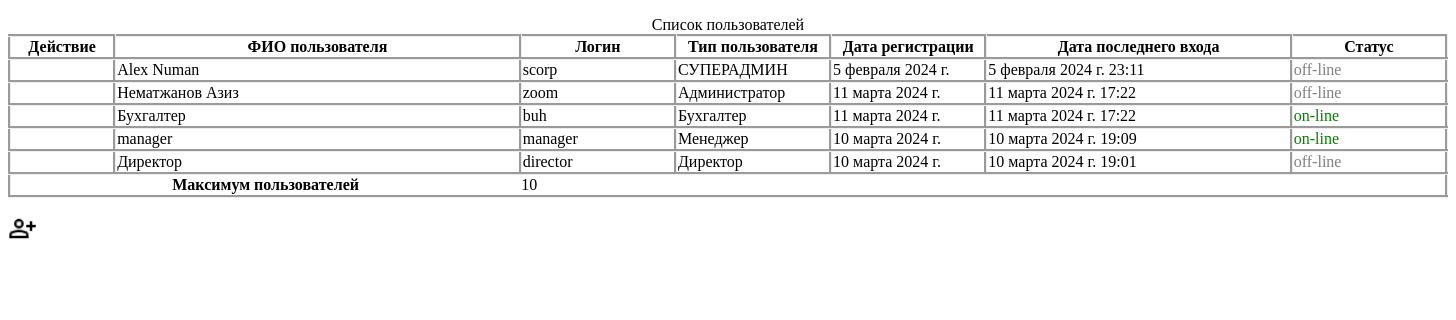
/users_list/, run on an earlier commit of the app's database.
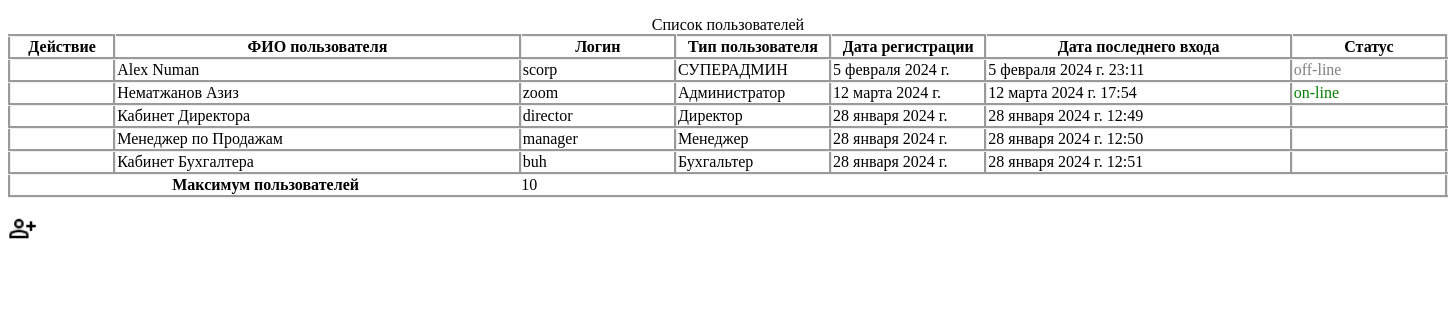
And on a later commit of the database.
### firstapp/models.py (models this page shows)
class Users(models.Model):  #Класс для создания нового пользователья
    user_name = models.CharField(max_length=50)                            # ФИО нового пользователья
    user_birth = models.DateField(auto_now=False)                          # Дата рождения
    user_adress = models.CharField(max_length=50)                          # Адрес
    user_email = models.EmailField()                                       # Эл.почта
    user_tel = models.CharField(max_length=10)                             # Сотовый телефон
    user_login = models.CharField(max_length=50)                           # Логин
    user_pass = models.CharField(max_length=50)                            # Пароль
    user_type = models.CharField(max_length=50)                            # Тип пользователя
    user_regist_date = models.DateField(auto_now=True)                     # Дата регистрации
    user_login_date = models.DateTimeField(auto_now=True)                  # Дата последнего входа
    user_status = models.CharField(max_length=10, default='off-line')      # Статус пользователя

### firstapp/views.py (the view)
# urls.py: path('users_list/', views.users_list),
def users_list(request):
    people = Users.objects.values()
    return render(request, 'users_list.html', context={'db_data': people})

### firstapp/templates/users_list.html (shortened to what this page needs)
<!DOCTYPE html>
{% load static %}
<html lang="en">
<head>
    <link rel="stylesheet" type="text/css" href="{% static 'css/users_list.css' %}">
    <link rel="stylesheet" type="text/css" href="{% static 'css/settings.css' %}">
</head>
<body>
<div>
    <table class="table">
         <caption>
             Список пользователей
         </caption>
        <thead>
        <tr>
            <th style="width: 100px;" class="users_table">Действие</th>
            <th style="width: 400px;" class="users_table"> ФИО пользователя</th>
            <th style="width: 150px;" class="users_table">Логин</th>
            <th style="width: 150px;" class="users_table">Тип пользователя</th>
            <th style="width: 150px;" class="users_table">Дата регистрации</th>
            <th style="width: 300px;" class="users_table">Дата последнего входа</th>
            <th style="width: 150px;" class="users_table">Статус</th>
        </tr>
        </thead>
        <tbody id="users_table">
        {% for i in db_data %}
        <tr>
            <td class="users_table"></td>
            <td class="users_table"> {{i.user_name}}</td>
            <td class="users_table">{{i.user_login}}</td>
            <td class="users_table">{{i.user_type}}</td>
            <td class="users_table">{{i.user_regist_date}}</td>
            <td class="users_table">{{i.user_login_date}}</td>
            <td class="users_table">{{i.user_status}}</td>
            {% endfor %}
        </tbody>
        <tfoot>
    <tr>
      <th scope="row" colspan="2">Максимум пользователей</th>
      <td colspan="2">10</td>
    </tr>
  </tfoot>
    </table>
    <img style="width: 2%; height: 2%;" src="{% static 'img/person_add.png' %}" class="add_person" id="add_new_user">
</div>
</body>
</html>

### static/css/users_list.css (style rules this page uses)
.table { table-layout: fixed; width: 100%; border-collapse: collapse; border: 3px groove; cursor: default; }
.users_table { border: groove 3px; }

What changed in the data, as far as the page shows it:
removed Users: user_name "Бухгалтер", user_login "buh", user_type "Бухгалтер", user_regist_date "11 марта 2024 г.", user_login_date "11 марта 2024 г. 17:22", user_status "on-line"
removed Users: user_name "manager", user_login "manager", user_type "Менеджер", user_regist_date "10 марта 2024 г.", user_login_date "10 марта 2024 г. 19:09", user_status "on-line"
removed Users: user_name "Директор", user_login "director", user_type "Директор", user_regist_date "10 марта 2024 г.", user_login_date "10 марта 2024 г. 19:01", user_status "off-line"
changed Users "Нематжанов Азиз": user_regist_date "11 марта 2024 г." → "12 марта 2024 г."; user_login_date "11 марта 2024 г. 17:22" → "12 марта 2024 г. 17:54"; user_status "off-line" → "on-line"
added Users: user_name "Кабинет Директора", user_login "director", user_type "Директор", user_regist_date "28 января 2024 г.", user_login_date "28 января 2024 г. 12:49"
added Users: user_name "Менеджер по Продажам", user_login "manager", user_type "Менеджер", user_regist_date "28 января 2024 г.", user_login_date "28 января 2024 г. 12:50"
added Users: user_name "Кабинет Бухгалтера", user_login "buh", user_type "Бухгальтер", user_regist_date "28 января 2024 г.", user_login_date "28 января 2024 г. 12:51"
